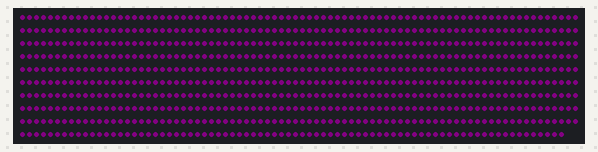
Simulated run of this sketch. Board: ESP8266 (NodeMCU). On the bench: 798 RGB LEDs in strip order, left to right, continuing on the next row. Dim RGB values are drawn brighter than linear; random numbers use the default seed unless the sketch sets one; what the sketch prints to the serial monitor is not drawn.

Above: at 2.08 s.

The sketch:

mapTwinkle.ino
```cpp
#define SKETCH "mapTwinkle.ino"
#define FASTLED_INTERNAL        // Pragma fix
#include "FastLED.h"

// MapTwinkle
// Designed to illuminate a 'map' of pixels, each of which randomly
// sometimes twinkles brighter and then back down to it's base color again.
//
// Parameters include: background color, peak twinkle color, and speed
// of brightening and dimming.


#include "myLeds.h"
CRGB leds[NUM_LEDS];

// Base background color
#define BASE_COLOR       CRGB(32,0,32)

// Peak color to twinkle up to
#define PEAK_COLOR       CRGB(64,0,64)


// Currently set to brighten up a bit faster than it dims down,
// but this can be adjusted.

// Amount to increment the color by each loop as it gets brighter:
#define DELTA_COLOR_UP   CRGB(4,0,4)

// Amount to decrement the color by each loop as it gets dimmer:
#define DELTA_COLOR_DOWN CRGB(1,0,1)


// Chance of each pixel starting to brighten up.
// 1 or 2 = a few brightening pixels at a time.
// 10 = lots of pixels brightening at a time.
#define CHANCE_OF_TWINKLE 1

void setup() {
  Serial.begin(115200);
  Serial.println();
  Serial.println(F(SKETCH));
  Serial.println(F("---------------"));

  delay(1000);
  FastLED.addLeds<LED_TYPE, LED_PIN, COLOR_ORDER>(leds, NUM_LEDS).setCorrection(TypicalLEDStrip);
  FastLED.setBrightness(BRIGHTNESS);

  fill_solid( leds, NUM_LEDS, CRGB::Black);           //All leds off
  FastLED.show();
  FastLED.delay(1000);

  InitPixelStates();
}


// ---------- loop() ----------
void loop()
{
  TwinkleMapPixels();
  FastLED.show();
  FastLED.delay(20);
}

enum { SteadyDim, GettingBrighter, GettingDimmerAgain };
uint8_t PixelState[NUM_LEDS];

void InitPixelStates()
{
  memset( PixelState, sizeof(PixelState), SteadyDim); // initialize all the pixels to SteadyDim.
  fill_solid( leds, NUM_LEDS, BASE_COLOR);
}

void TwinkleMapPixels() {
  for ( uint16_t i = 0; i < NUM_LEDS; i++) {
    if ( PixelState[i] == SteadyDim) {
      // this pixels is currently: SteadyDim
      // so we randomly consider making it start getting brighter
      if ( random8() < CHANCE_OF_TWINKLE) {
        PixelState[i] = GettingBrighter;
      }

    } else if ( PixelState[i] == GettingBrighter ) {
      // this pixels is currently: GettingBrighter
      // so if it's at peak color, switch it to getting dimmer again
      if ( leds[i] >= PEAK_COLOR ) {
        PixelState[i] = GettingDimmerAgain;
      } else {
        // otherwise, just keep brightening it:
        leds[i] += DELTA_COLOR_UP;
      }

    } else { // getting dimmer again
      // this pixels is currently: GettingDimmerAgain
      // so if it's back to base color, switch it to steady dim
      if ( leds[i] <= BASE_COLOR ) {
        leds[i] = BASE_COLOR; // reset to exact base color, in case we overshot
        PixelState[i] = SteadyDim;
      } else {
        // otherwise, just keep dimming it down:
        leds[i] -= DELTA_COLOR_DOWN;
      }
    }
  }
}
```

myLeds.h
```cpp
#define LED_PIN     D2
#define LED_TYPE    WS2811
#define COLOR_ORDER RGB
#define NUM_LEDS    798
#define BRIGHTNESS   50

// if you define max mA, the driver will dim the LEDs to avoid going over.
// Put this line after .addleds
// FastLED.setMaxPowerInVoltsAndMilliamps( VOLTS, MAX_MA);
// Causes flicker??
#define VOLTS 12
#define MAX_MA 15000
```
